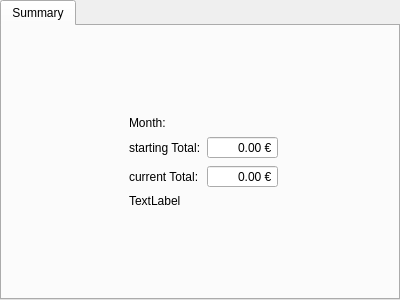
<?xml version="1.0" encoding="UTF-8"?>
<ui version="4.0">
 <class>MonthTabs</class>
 <widget class="QTabWidget" name="MonthTabs">
  <property name="geometry">
   <rect>
    <x>0</x>
    <y>0</y>
    <width>400</width>
    <height>300</height>
   </rect>
  </property>
  <property name="windowTitle">
   <string>TabWidget</string>
  </property>
  <widget class="QWidget" name="summary">
   <attribute name="title">
    <string>Summary</string>
   </attribute>
   <layout class="QGridLayout" name="gridLayout_2">
    <item row="0" column="2">
     <spacer name="verticalSpacer">
      <property name="orientation">
       <enum>Qt::Vertical</enum>
      </property>
      <property name="sizeHint" stdset="0">
       <size>
        <width>20</width>
        <height>59</height>
       </size>
      </property>
     </spacer>
    </item>
    <item row="1" column="0">
     <spacer name="horizontalSpacer">
      <property name="orientation">
       <enum>Qt::Horizontal</enum>
      </property>
      <property name="sizeHint" stdset="0">
       <size>
        <width>56</width>
        <height>20</height>
       </size>
      </property>
     </spacer>
    </item>
    <item row="1" column="4">
     <spacer name="horizontalSpacer_2">
      <property name="orientation">
       <enum>Qt::Horizontal</enum>
      </property>
      <property name="sizeHint" stdset="0">
       <size>
        <width>88</width>
        <height>20</height>
       </size>
      </property>
     </spacer>
    </item>
    <item row="2" column="1" colspan="2">
     <spacer name="verticalSpacer_2">
      <property name="orientation">
       <enum>Qt::Vertical</enum>
      </property>
      <property name="sizeHint" stdset="0">
       <size>
        <width>20</width>
        <height>59</height>
       </size>
      </property>
     </spacer>
    </item>
    <item row="1" column="2">
     <layout class="QGridLayout" name="gridLayout">
      <item row="0" column="0">
       <widget class="QLabel" name="label">
        <property name="text">
         <string>Month:</string>
        </property>
       </widget>
      </item>
      <item row="1" column="0">
       <widget class="QLabel" name="label_3">
        <property name="text">
         <string>starting Total:</string>
        </property>
       </widget>
      </item>
      <item row="0" column="1">
       <widget class="QLabel" name="label_2">
        <property name="text">
         <string/>
        </property>
       </widget>
      </item>
      <item row="2" column="0">
       <widget class="QLabel" name="label_4">
        <property name="text">
         <string>current Total:</string>
        </property>
       </widget>
      </item>
      <item row="3" column="0">
       <widget class="QLabel" name="label_5">
        <property name="text">
         <string>TextLabel</string>
        </property>
       </widget>
      </item>
      <item row="1" column="1">
       <widget class="QDoubleSpinBox" name="startingSpinBox">
        <property name="alignment">
         <set>Qt::AlignRight|Qt::AlignTrailing|Qt::AlignVCenter</set>
        </property>
        <property name="readOnly">
         <bool>true</bool>
        </property>
        <property name="buttonSymbols">
         <enum>QAbstractSpinBox::NoButtons</enum>
        </property>
        <property name="suffix">
         <string> €</string>
        </property>
        <property name="decimals">
         <number>2</number>
        </property>
        <property name="maximum">
         <double>99999.000000000000000</double>
        </property>
        <property name="value">
         <double>0.000000000000000</double>
        </property>
       </widget>
      </item>
      <item row="2" column="1">
       <widget class="QDoubleSpinBox" name="currentSpinBox">
        <property name="alignment">
         <set>Qt::AlignRight|Qt::AlignTrailing|Qt::AlignVCenter</set>
        </property>
        <property name="readOnly">
         <bool>true</bool>
        </property>
        <property name="buttonSymbols">
         <enum>QAbstractSpinBox::NoButtons</enum>
        </property>
        <property name="suffix">
         <string> €</string>
        </property>
        <property name="maximum">
         <double>99999.000000000000000</double>
        </property>
       </widget>
      </item>
     </layout>
    </item>
   </layout>
  </widget>
 </widget>
 <resources/>
 <connections/>
</ui>
